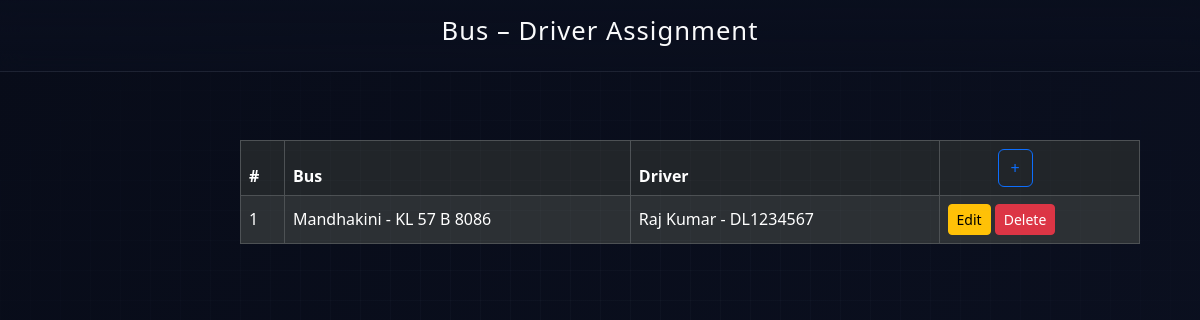
The app's page /assigndriver (signed in) with its own data.
### busapp/models.py (models this page shows)
class AssignBusDriver(models.Model):
    BusId = models.ForeignKey(BusModel, on_delete=models.CASCADE, null=True, blank=True)
    DriverId = models.ForeignKey(DriverModel, on_delete=models.CASCADE, null=True, blank=True)

class BusModel(models.Model):
    OwnerId = models.ForeignKey(OwnerModel, on_delete=models.CASCADE, null=True, blank=True)
    name = models.CharField(max_length=100, null=True, blank=True)
    Number = models.CharField(max_length=100, null=True, blank=True)
    Type = models.CharField(max_length=100, null=True, blank=True)
    capacity = models.CharField(max_length=100, null=True, blank=True)
    image = models.FileField(upload_to='busimages', null=True, blank=True)

class DriverModel(models.Model):
    LOGIN_ID = models.ForeignKey(LoginModel, on_delete=models.CASCADE, null=True, blank=True)
    name = models.CharField(max_length=100, null=True, blank=True)
    Email = models.CharField(max_length=100, null=True, blank=True)
    phone = models.BigIntegerField(null=True, blank=True)
    license = models.CharField(max_length=100, null=True, blank=True)
    photo = models.FileField(upload_to='profile', null=True, blank=True)

### busapp/views.py (the view, shortened to what this page needs)
# urls.py: path('assigndriver', AssignDriver.as_view(), name='assigndriver'),
class AssignDriver(View):
    def get(self, request):
        c = request.session['login_id']
        all_buses = BusModel.objects.filter(OwnerId__Login_ID__id=c)
        unassigned_buses = all_buses.exclude(
            id__in=AssignBusDriver.objects.values_list("BusId_id", flat=True)
        )
        all_drivers = DriverModel.objects.all()
        unassigned_drivers = all_drivers.exclude(
            id__in=AssignBusDriver.objects.values_list("DriverId_id", flat=True)
        )
        assigned = AssignBusDriver.objects.filter(BusId__OwnerId__Login_ID__id=c)
        return render(request, 'BusOwner/AssignBusDriver.html', {
            'drivers': unassigned_drivers,
            'bus': unassigned_buses,
            'all_buses': all_buses,
            'all_drivers': all_drivers,
            'assigned': assigned
        })

### templates/BusOwner/AssignBusDriver.html (shortened to what this page needs)
{% load static %}
<html lang="en">
<head>
  <link href="https://cdn.jsdelivr.net/npm/bootstrap@5.3.2/dist/css/bootstrap.min.css" rel="stylesheet">
  <link rel="stylesheet" href="{% static 'css/dash.css' %}">
</head>
<body>
  <header>
    <h1>Bus – Driver Assignment</h1>
  </header>
  <div class="container mt-5 text-center">
    <div class="d-flex justify-content-center">
      <table class="table table-dark table-striped table-bordered align-middle" style="width: 900px; margin-left: 180px;">
        <thead>
          <tr>
            <th>#</th>
            <th>Bus</th>
            <th>Driver</th>
            <th>
              <button class="btn btn-outline-primary" style="margin-left: 50px;" data-bs-toggle="modal" data-bs-target="#assignModal">+</button>
            </th>
          </tr>
        </thead>
        <tbody>
          {% if assigned %}
            {% for i in assigned %}
            <tr>
              <td>{{ forloop.counter }}</td>
              <td>{{ i.BusId.name }} - {{ i.BusId.Number }}</td>
              <td>{{ i.DriverId.name }} - {{ i.DriverId.license }}</td>
              <td>
                <button class="btn btn-sm btn-warning editBtn"
                        data-bs-toggle="modal"
                        data-bs-target="#editModal"
                        data-id="{{ i.id }}"
                        data-busid="{{ i.BusId.id }}"
                        data-driverid="{{ i.DriverId.id }}">
                  Edit
                </button>
                <button class="btn btn-sm btn-danger" onclick="window.location='/assigndriver/delete/{{i.id}}/'">Delete</button>
              </td>
            </tr>
            {% endfor %}
          {% else %}
            <tr>
              <td colspan="4" class="text-center">No Assigned Drivers</td>
            </tr>
          {% endif %}
        </tbody>
      </table>
    </div>
  </div>
</body>
</html>

### static/css/dash.css (style rules this page uses)
html { scroll-behavior: smooth; }
* { -webkit-tap-highlight-color: transparent; margin: 0; padding: 0; box-sizing: border-box; }
body { font-family: 'Segoe UI', Tahoma, Geneva, Verdana, sans-serif; color: #e5e7eb; background: linear-gradient(120deg, #080c19, #0b1020, #0a0f1e); background-size: 200% 200%; animation: aurora 26s ease infinite; min-height: 100vh; display: flex; flex-direction: column; }
body::before { content: ""; position: fixed; inset: 0; background-image: linear-gradient(rgba(148,163,184,0.05) 1px, transparent 1px), linear-gradient(90deg, rgba(148,163,184,0.05) 1px, transparent 1px); background-size: 30px 30px; mask-image: radial-gradient(100% 100% at 50% 50%, rgba(255,255,255,0.9), transparent 70%); pointer-events: none; z-index: 0; }
header { position: sticky; top: 0; z-index: 50; text-align: center; padding: 1rem; background: linear-gradient(180deg, rgba(10,15,30,0.85), rgba(10,15,30,0.6)); border-bottom: 1px solid rgba(148,163,184,0.14); backdrop-filter: blur(12px); cursor: pointer; transition: background .2s ease, box-shadow .2s ease; }
header h1 { color: #f9fafb; font-size: 1.6rem; letter-spacing: 1px; }
.container { padding: 20px; display: flex; justify-content: space-evenly; gap: 20px; }
@media (max-width: 1200px) { .container { grid-template-columns: repeat(3, 1fr); } }

### records on screen
AssignBusDriver: BusId.name "Mandhakini", BusId.Number "KL 57 B 8086", DriverId.name "Raj Kumar", DriverId.license "DL1234567"
